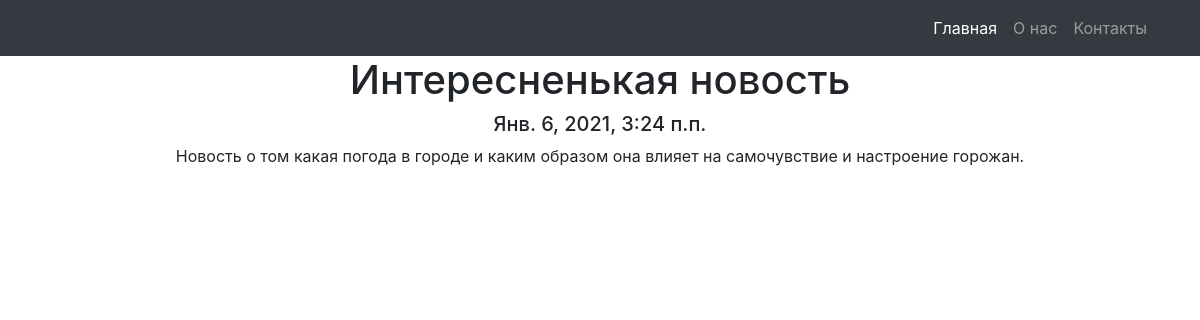
Screenshot of /news/1 with the database file from the repository.
### news/models.py (models this page shows, shortened)
class Post(models.Model):
    author = models.ForeignKey(Author, on_delete=models.CASCADE, verbose_name='Автор')
    NEWS = 'NW'
    ARTICLE = 'AR'
    POST_TYPES = [
        (NEWS, 'News'),
        (ARTICLE, 'Article'),
    ]
    type = models.CharField(max_length=2, choices=POST_TYPES, default=NEWS, verbose_name='Тип')
    created_time = models.DateTimeField(auto_now_add=True, verbose_name='Дата и время')
    category = models.ManyToManyField(Category, through='PostCategory', verbose_name='Категория')
    header = models.CharField(max_length=255, verbose_name='Название')
    article_text = models.TextField(verbose_name='Текст')
    post_raiting = models.IntegerField(default=0, verbose_name='Рейтинг')
    def __str__(self):
        return self.header
    class Meta:
        verbose_name = 'Пост'
        verbose_name_plural = 'Посты'

### news/views.py (the view)
# urls.py: path('<int:pk>', PostDetail.as_view(), name='new'),
class PostDetail(DetailView):
    model = Post
    template_name = 'new.html'
    context_object_name = 'post'

### news/templates/news/new.html (shortened to what this page needs)
{% extends 'flatpages/default.html' %}
{% block content %}
<h1>{{ post }}</h1>
<h5>{{ post.created_time }}</h5>
<p>{{ post.article_text }}</p>
{% endblock content %}

### rows the page displays
Post: header "Интересненькая новость", created_time "Янв. 6, 2021, 3:24 п.п.", article_text "Новость о том какая погода в городе и каким образом она влияет на самочувствие и настроение горожан."
